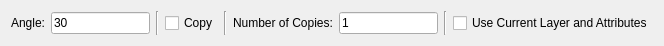
<?xml version="1.0" encoding="UTF-8"?>
<ui version="4.0">
 <class>TranslateRotate</class>
 <widget class="QWidget" name="TranslateRotate">
  <property name="geometry">
   <rect>
    <x>0</x>
    <y>0</y>
    <width>664</width>
    <height>46</height>
   </rect>
  </property>
  <layout class="QHBoxLayout" name="horizontalLayout">
   <item>
    <widget class="QLabel" name="AngleLabel">
     <property name="text">
      <string>Angle:</string>
     </property>
     <property name="buddy">
      <cstring>Angle</cstring>
     </property>
    </widget>
   </item>
   <item>
    <widget class="RMathLineEdit" name="Angle">
     <property name="text">
      <string notr="true">30</string>
     </property>
     <property name="angle" stdset="0">
      <bool>true</bool>
     </property>
    </widget>
   </item>
   <item>
    <widget class="Line" name="line_3">
     <property name="orientation">
      <enum>Qt::Vertical</enum>
     </property>
    </widget>
   </item>
   <item>
    <widget class="QCheckBox" name="Copy">
     <property name="text">
      <string>Copy</string>
     </property>
    </widget>
   </item>
   <item>
    <widget class="Line" name="line">
     <property name="orientation">
      <enum>Qt::Vertical</enum>
     </property>
    </widget>
   </item>
   <item>
    <widget class="QLabel" name="LabelNumberOfCopies">
     <property name="text">
      <string>Number of Copies:</string>
     </property>
     <property name="buddy">
      <cstring>NumberOfCopies</cstring>
     </property>
    </widget>
   </item>
   <item>
    <widget class="RMathLineEdit" name="NumberOfCopies">
     <property name="text">
      <string notr="true">1</string>
     </property>
     <property name="angle" stdset="0">
      <bool>false</bool>
     </property>
     <property name="integer" stdset="0">
      <bool>true</bool>
     </property>
     <property name="defaultUnit" stdset="0">
      <number>0</number>
     </property>
    </widget>
   </item>
   <item>
    <widget class="Line" name="line_2">
     <property name="orientation">
      <enum>Qt::Vertical</enum>
     </property>
    </widget>
   </item>
   <item>
    <widget class="QCheckBox" name="UseCurrentAttributes">
     <property name="text">
      <string>Use Current Layer and Attributes</string>
     </property>
    </widget>
   </item>
  </layout>
 </widget>
 <customwidgets>
  <customwidget>
   <class>RMathLineEdit</class>
   <extends>QLineEdit</extends>
   <header>RMathLineEdit.h</header>
  </customwidget>
 </customwidgets>
 <resources/>
 <connections/>
</ui>
